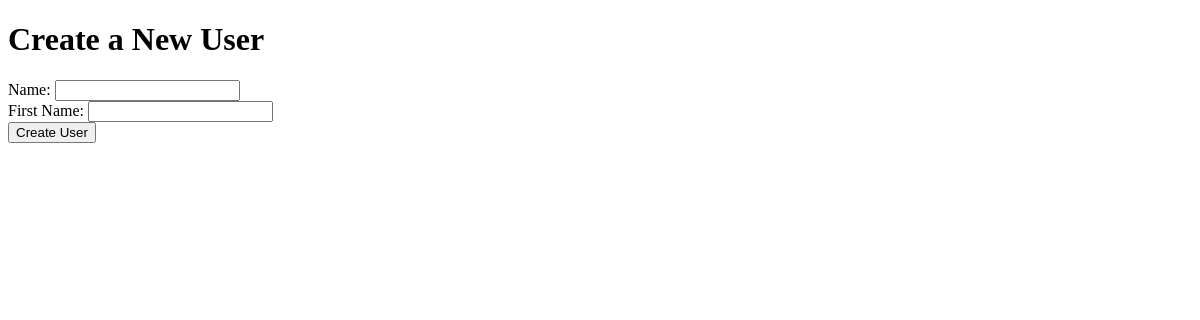
The page /users/King/ on the database as committed earlier.
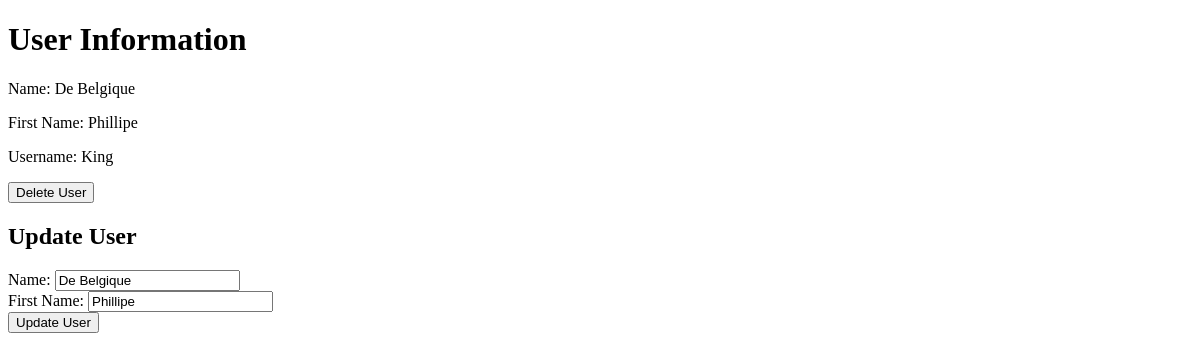
The same page on the database as committed later.
### users/models.py (models this page shows, shortened)
class User(models.Model):
    name = models.CharField(max_length=200)
    firstname = models.CharField(max_length=200)
    pseudo = models.CharField(max_length=200)
    @classmethod
    def read_user(cls, pseudo):
        if cls.objects.filter(pseudo=pseudo).exists():
            user = cls.objects.get(pseudo=pseudo)
            return user
        else:
            return None

### users/views.py (the view, shortened to what this page needs)
# urls.py: path("<str:pseudo>/", UserOperationsView.as_view(), name='user_operations')
class UserOperationsView(View):
    def get(self, request, pseudo):
        user = User.read_user(pseudo)
        if user:
            user_data = {
                'name': user.name,
                'firstname': user.firstname,
                'pseudo': user.pseudo,
            }
            return render(request, 'user_operations.html', {'user_data': user_data})
        else:
            return render(request, 'user_operations.html',
                          {'error_message': 'User not found', 'create_user': True})

### users/templates/user_operations.html (shortened to what this page needs)
<!DOCTYPE html>
<html>
<head>
</head>
<body>
    {% if user_data %}
        <h1>User Information</h1>
        <p>Name: {{ user_data.name }}</p>
        <p>First Name: {{ user_data.firstname }}</p>
        <p>Username: {{ user_data.pseudo }}</p>
        <form method="post" action="{% url 'user_operations' pseudo=user_data.pseudo %}">
            <input type="submit" value="Delete User">
        </form>
        <h2>Update User</h2>
        <form method="post" action="{% url 'user_operations' pseudo=user_data.pseudo %}">
            <label for="name">Name:</label>
            <input type="text" name="name" value="{{ user_data.name }}" required><br>
            <label for="firstname">First Name:</label>
            <input type="text" name="firstname" value="{{ user_data.firstname }}" required><br>
            <input type="submit" value="Update User">
        </form>
    {% else %}
        {% if create_user %}
            <h1>Create a New User</h1>
            <form method="post">
                <label for="name">Name:</label>
                <input type="text" name="name" required><br>
                <label for="firstname">First Name:</label>
                <input type="text" name="firstname" required><br>
                <input type="submit" value="Create User">
            </form>
        {% else %}
            <p>{{ error_message }}</p>
        {% endif %}
    {% endif %}
</body>
</html>

Rows that differ between the two databases and show on the page:
added User: name "De Belgique", firstname "Phillipe", pseudo "King"
Other text that changed with them:
form field value: (not shown) → "Delete User"
form field value: (not shown) → "Update User"
form field value: "Create User" → (not shown)
text no longer shown: "Create a New User"
text now shown: "User Information Username: Update User"
